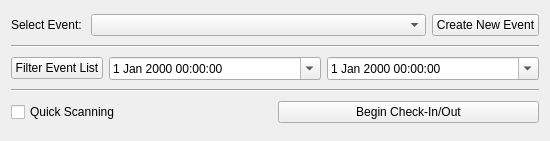
<?xml version="1.0" encoding="UTF-8"?>
<ui version="4.0">
 <class>EventCheckInOut</class>
 <widget class="QWidget" name="EventCheckInOut">
  <property name="geometry">
   <rect>
    <x>0</x>
    <y>0</y>
    <width>550</width>
    <height>141</height>
   </rect>
  </property>
  <property name="minimumSize">
   <size>
    <width>550</width>
    <height>141</height>
   </size>
  </property>
  <property name="maximumSize">
   <size>
    <width>550</width>
    <height>141</height>
   </size>
  </property>
  <property name="windowTitle">
   <string>Event Check-In/Out</string>
  </property>
  <layout class="QVBoxLayout" name="verticalLayout">
   <item>
    <layout class="QHBoxLayout" name="horizontalLayout">
     <item>
      <widget class="QLabel" name="label">
       <property name="text">
        <string>Select Event: </string>
       </property>
      </widget>
     </item>
     <item>
      <widget class="QComboBox" name="comboBox">
       <property name="sizePolicy">
        <sizepolicy hsizetype="Expanding" vsizetype="Fixed">
         <horstretch>0</horstretch>
         <verstretch>0</verstretch>
        </sizepolicy>
       </property>
      </widget>
     </item>
     <item>
      <widget class="QPushButton" name="pushButton">
       <property name="text">
        <string>Create New Event</string>
       </property>
      </widget>
     </item>
    </layout>
   </item>
   <item>
    <widget class="Line" name="line_2">
     <property name="orientation">
      <enum>Qt::Horizontal</enum>
     </property>
    </widget>
   </item>
   <item>
    <layout class="QHBoxLayout" name="horizontalLayout_2">
     <item>
      <widget class="QPushButton" name="filterEventList">
       <property name="text">
        <string>Filter Event List</string>
       </property>
      </widget>
     </item>
     <item>
      <widget class="QDateTimeEdit" name="dateTimeEdit_2">
       <property name="sizePolicy">
        <sizepolicy hsizetype="Expanding" vsizetype="Fixed">
         <horstretch>0</horstretch>
         <verstretch>0</verstretch>
        </sizepolicy>
       </property>
       <property name="calendarPopup">
        <bool>true</bool>
       </property>
      </widget>
     </item>
     <item>
      <widget class="QDateTimeEdit" name="dateTimeEdit">
       <property name="sizePolicy">
        <sizepolicy hsizetype="Expanding" vsizetype="Fixed">
         <horstretch>0</horstretch>
         <verstretch>0</verstretch>
        </sizepolicy>
       </property>
       <property name="calendarPopup">
        <bool>true</bool>
       </property>
      </widget>
     </item>
    </layout>
   </item>
   <item>
    <widget class="Line" name="line">
     <property name="orientation">
      <enum>Qt::Horizontal</enum>
     </property>
    </widget>
   </item>
   <item>
    <layout class="QHBoxLayout" name="horizontalLayout_3">
     <item>
      <widget class="QCheckBox" name="checkBox">
       <property name="text">
        <string>Quick Scanning</string>
       </property>
      </widget>
     </item>
     <item>
      <widget class="QPushButton" name="pushButton_2">
       <property name="text">
        <string>Begin Check-In/Out</string>
       </property>
      </widget>
     </item>
    </layout>
   </item>
  </layout>
 </widget>
 <resources/>
 <connections/>
</ui>
